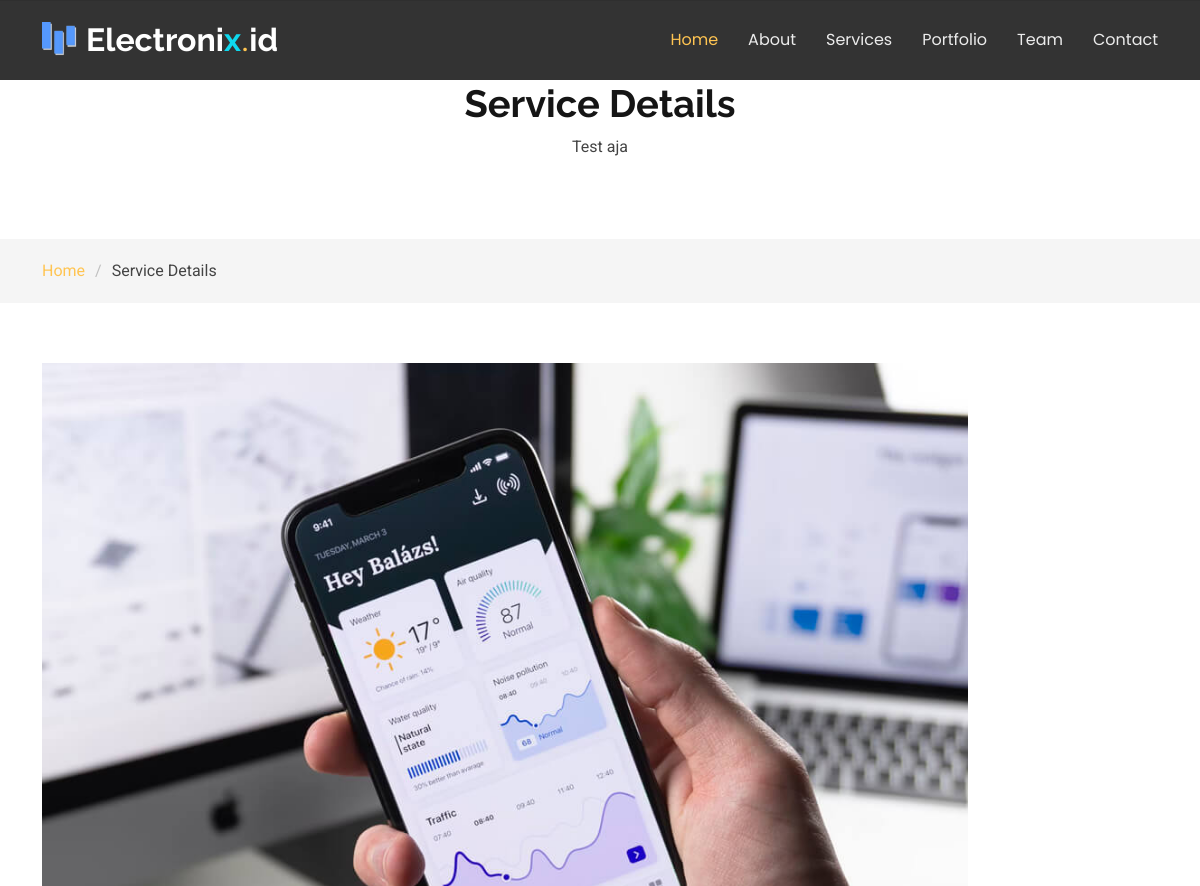
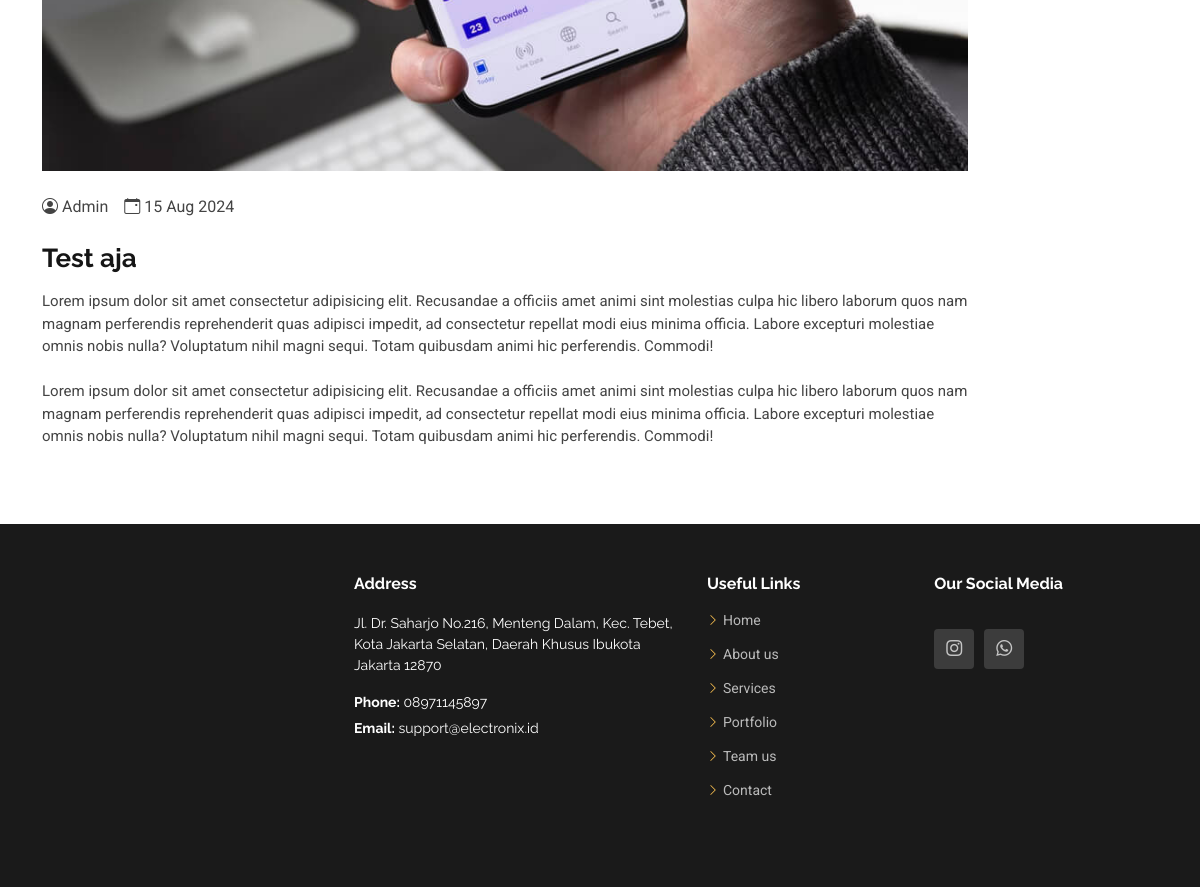
The app's page /home/service_detail/test_aja with its own data (2 pictures, top to bottom).
### tables this page shows
CREATE TABLE `service` (
  `id` int(11) NOT NULL,
  `judul` varchar(550) NOT NULL,
  `slug` varchar(550) NOT NULL,
  `isi_service` text NOT NULL,
  `created_by` varchar(255) NOT NULL,
  `created_at` int(11) NOT NULL,
  `image` varchar(550) NOT NULL
);

CREATE TABLE `contact` (
  `id` int(11) NOT NULL,
  `image` varchar(550) NOT NULL,
  `alamat` varchar(550) NOT NULL,
  `telp` varchar(550) NOT NULL,
  `email` varchar(250) NOT NULL,
  `instagram` varchar(550) NOT NULL,
  `wa` varchar(250) NOT NULL,
  `maps` varchar(9999) NOT NULL
);

### application/controllers/Home.php (called while the page is built, shortened)
<?php
class Home extends CI_Controller {
	public function __construct()
    {
        $this->load->library('email');
    }
	public function service_detail($slug)
	{
		$data['judul'] = 'Detail Service';
		$data['service'] = $this->db->get_where('service', ['slug' => $slug])->row_array();
		$data['contact'] = $this->db->get_where('contact')->result_array();
		$this->load->view('template/home_header', $data);
        $this->load->view('template/service_navbar', $data);
		$this->load->view('home/service_detail', $data);
        $this->load->view('template/home_footer', $data);
	}
}

### index.php (called while the page is built, shortened)
<?php
require_once BASEPATH.'core/CodeIgniter.php';

### application/views/home/service_detail.php (the view)
<body class="service-details-page">
<main class="main">
<div class="page-title" data-aos="fade">
  <div class="heading">
    <div class="container">
      <div class="row d-flex justify-content-center text-center">
        <div class="col-lg-8">
          <h1>Service Details</h1>
          <p class="mb-0"><?= $service['judul'] ?></p>
        </div>
      </div>
    </div>
  </div>
  <nav class="breadcrumbs">
    <div class="container">
      <ol>
        <li><a href="<?= base_url('home/index') ?>">Home</a></li>
        <li class="current">Service Details</li>
      </ol>
    </div>
  </nav>
</div>
<section id="service-details" class="service-details section">
  <div class="container">
    <div class="row gy-5">
      <div class="col-lg-10" data-aos="fade-up" data-aos-delay="200">
        <img src="<?= base_url('front-end/assets/img/service/').$service['image']; ?>" alt="img-fluid" class="img-fluid services-img mb-4">
        <div class="d-flex align-items-center mb-4">
          <div class="me-3 d-flex align-items-center">
            <i class="bi bi-person-circle me-1"></i>
            <span><?= $service['created_by']; ?></span>
          </div>
          <div class="d-flex align-items-center">
            <i class="bi bi-calendar-event me-1"></i>
            <span><?= date('d M Y', ($service['created_at'])); ?></span>
          </div>
        </div>
        <h3><?= $service['judul'] ?></h3>
        <p style="text-align: justify;"><?= $service['isi_service']; ?></p>
      </div>
    </div>
  </div>
</section>
</body>

### application/views/template/home_footer.php (shortened to what this page needs)
<footer id="footer" class="footer">
<div class="footer-top">
    <div class="container">
      <div class="row gy-4">
        <?php foreach($contact as $ct) : ?>
          <div class="col-lg-7 col-md-12 footer-about d-flex align-items-start justify-content-between flex-column flex-lg-row">
              <div class="footer-contact ms-lg-4 mt-3 mt-lg-0 text-lg-start text-center">
                  <h4>Address</h4>
                  <p><?= $ct['alamat'] ?></p>
                  <p class="mt-3"><strong>Phone:</strong> <span><?= $ct['telp'] ?></span></p>
                  <p><strong>Email:</strong> <span><?= $ct['email'] ?></span></p>
              </div>
          </div>
          <?php endforeach; ?>
          <div class="col-lg-4 col-md-6 d-flex flex-column flex-md-row justify-content-between">
            <div class="footer-links">
              <h4>Useful Links</h4>
                <ul>
                  <li><i class="bi bi-chevron-right"></i> <a href="<?= base_url('home/index/') ?>#hero">Home</a></li>
                  <li><i class="bi bi-chevron-right"></i> <a href="<?= base_url('home/index/') ?>#about">About us</a></li>
                  <li><i class="bi bi-chevron-right"></i> <a href="<?= base_url('home/index/') ?>#services">Services</a></li>
                  <li><i class="bi bi-chevron-right"></i> <a href="<?= base_url('home/index/') ?>#portfolio">Portfolio</a></li>
                  <li><i class="bi bi-chevron-right"></i> <a href="<?= base_url('home/index/') ?>#team">Team us</a></li>
                  <li><i class="bi bi-chevron-right"></i> <a href="#contact">Contact</a></li>
            </ul>
        </div>
        <div class="footer-newsletter mt-2 mt-md-0 ms-md-3">
          <h4>Our Social Media</h4>
          <div class="social-links d-flex mt-4">
            <?php foreach($contact as $ct) : ?>
            <a href="<?= $ct['instagram'] ?>" target="_blank"><i class="bi bi-instagram"></i></a>
            <a href="<?= $ct['wa'] ?>" target="_blank"><i class="bi bi-whatsapp"></i></a>
          </div>
        </div>
        <?php endforeach;?>
      </div>
    </div>
  </div>
</footer>
</body>
</html>

### front-end/assets/css/main.css (style rules this page uses)
:root { --default-font: "Roboto", system-ui, -apple-system, "Segoe UI", Roboto, "Helvetica Neue", Arial, "Noto Sans", "Liberation Sans", sans-serif, "Apple Color Emoji", "Segoe UI Emoji", "Segoe UI Symbol", "Noto Color Emoji"; --heading-font: "Raleway", sans-serif; --nav-font: "Poppins", sans-serif; }
:root { --background-color: #ffffff; --default-color: #444444; --heading-color: #151515; --accent-color: #ffc451; --contrast-color: #312f2f; }
:root { --nav-color: rgba(255, 255, 255, 0.905); --nav-hover-color: #ffc451; --nav-dropdown-background-color: #ffffff; --nav-dropdown-color: #212529; --nav-dropdown-hover-color: #ffc451; }
:root { --footer-background-color: #000000; }
:root { scroll-behavior: smooth; }
body { color: var(--default-color); background-color: var(--background-color); font-family: var(--default-font); }
a { color: var(--accent-color); text-decoration: none; transition: 0.3s; }
h1, h2, h3, h4, h5, h6 { color: var(--heading-color); font-family: var(--heading-font); }
.footer { --background-color: var(--footer-background-color); --default-color: #ffffff; --heading-color: #ffffff; color: var(--default-color); background-color: var(--background-color); font-size: 14px; position: relative; }
.footer .footer-top { padding: 50px 0; background-color: color-mix(in srgb, var(--footer-background-color) 90%, white 10%); }
.footer .footer-about { display: flex; flex-direction: row; align-items: center; justify-content: space-between; }
.footer .footer-about .footer-contact { margin-left: 20px; text-align: left; }
.footer .footer-about p { font-size: 14px; font-family: var(--heading-font); }
.footer .social-links a { color: color-mix(in srgb, var(--default-color), transparent 30%); background-color: color-mix(in srgb, var(--default-color) 5%, white 10%); display: flex; align-items: center; justify-content: center; width: 40px; height: 40px; border-radius: 4px; font-size: 16px; margin-right: 10px; transition: 0.3s; }
.footer h4 { font-size: 16px; font-weight: bold; position: relative; padding-bottom: 12px; }
.footer .footer-links { margin-bottom: 30px; }
.footer .footer-links ul { list-style: none; padding: 0; margin: 0; }
.footer .footer-links ul i { margin-right: 4px; font-size: 12px; line-height: 0; color: var(--accent-color); }
.footer .footer-links ul li { padding: 10px 0; display: flex; align-items: center; }
.footer .footer-links ul li:first-child { padding-top: 0; }
.footer .footer-links ul a { color: color-mix(in srgb, var(--default-color), transparent 30%); display: inline-block; line-height: 1; }
.footer .footer-contact p { margin-bottom: 5px; }
.page-title { color: var(--default-color); background-color: var(--background-color); position: relative; }
.page-title .heading { padding: 80px 0; border-top: 1px solid color-mix(in srgb, var(--default-color), transparent 90%); }
.page-title .heading h1 { font-size: 38px; font-weight: 700; }
.page-title nav { background-color: color-mix(in srgb, var(--default-color), transparent 95%); padding: 20px 0; }
.page-title nav ol { display: flex; flex-wrap: wrap; list-style: none; margin: 0; padding: 0; font-size: 16px; font-weight: 400; }
.page-title nav ol li+li { padding-left: 10px; }
.page-title nav ol li+li::before { content: "/"; display: inline-block; padding-right: 10px; color: color-mix(in srgb, var(--default-color), transparent 70%); }
section, .section { color: var(--default-color); background-color: var(--background-color); padding: 60px 0; scroll-margin-top: 80px; overflow: clip; }
.service-details .services-img { margin-bottom: 20px; }
.service-details h3 { font-size: 26px; font-weight: 700; }
.service-details p { font-size: 15px; }

### records on screen
service: judul "Test aja", image (picture), created_by "Admin", created_at "15 Aug 2024", isi_service "Lorem ipsum dolor sit amet consectetur adipisicing elit. Recusandae a officiis amet animi sint molestias culpa hic libero laborum quos nam magnam perferendis reprehenderit quas adipisci impedit, ad consectetur repellat modi eius minima officia. Labore excepturi molestiae omnis nobis nulla? Voluptatum nihil magni sequi. Totam quibusdam animi hic perferendis. Commodi! Lorem ipsum dolor sit amet consectetur adipisicing elit. Recusandae a officiis amet animi sint molestias culpa hic libero laborum quos nam magnam perferendis reprehenderit quas adipisci impedit, ad consectetur repellat modi eius minima officia. Labore excepturi molestiae omnis nobis nulla? Voluptatum nihil magni sequi. Totam…"
contact: alamat "Jl. Dr. Saharjo No.216, Menteng Dalam, Kec. Tebet, Kota Jakarta Selatan, Daerah Khusus Ibukota Jakarta 12870", telp "08971145897", email "support@electronix.id"
